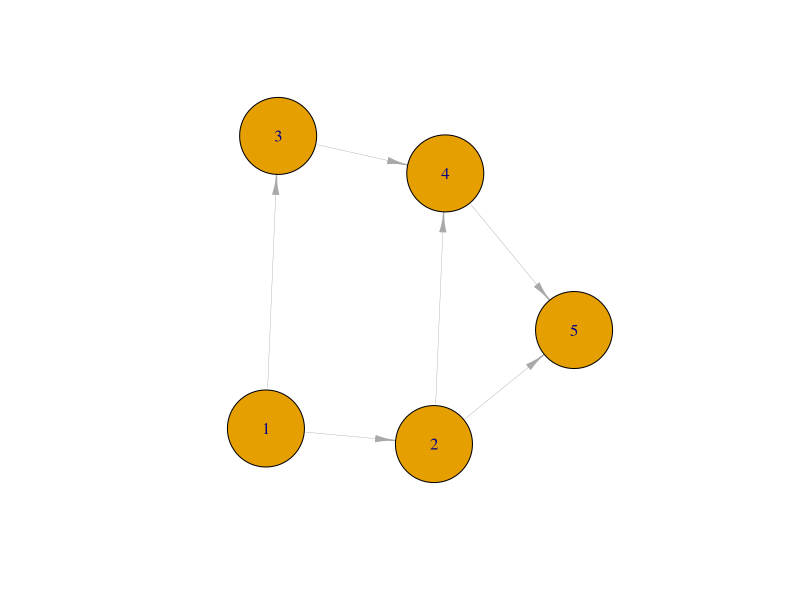

The R script that drew this image:
# install.packages('igraph')

library(igraph)

path_str <- function (p) paste(activities[p], collapse = ' -> ')

activities <- sapply(1:5, as.character)
edges <- matrix(c(1, 2, 1, 3, 2, 4, 2, 5, 3, 4, 4, 5), ncol = 2, byrow = T)
durations <- c(8, 4, 10, 2, 5, 3)

g <- graph_from_edgelist(edges)

plot(
  g, vertex.label = activities, cex = 0.5, vertex.size = 50,
  edge.width = 0.4, edge.arrow.width = 0.5
)

possible_paths <- all_simple_paths(g, from = min(edges), to = max(edges))

path_values <- c()

for (path in possible_paths) {
  total_duration <- 0
  for (i in 1 : (length(path) - 1)) {
    edge <- c(path[i], path[i + 1])
    total_duration <- total_duration +
      durations[which(edges[, 1] == edge[1] & edges[, 2] == edge[2])]
  }
  path_values <- c(path_values, total_duration)
}

cat('All possible paths from', min(edges), 'to', max(edges), 'are:\n')
print(data.frame(Path = sapply(possible_paths, path_str), Value = path_values))

critical_path_index <- which.max(path_values)
cat(
  'Critical path:', path_str(possible_paths[[critical_path_index]]),
  '\nProject duration:', path_values[critical_path_index]
)
